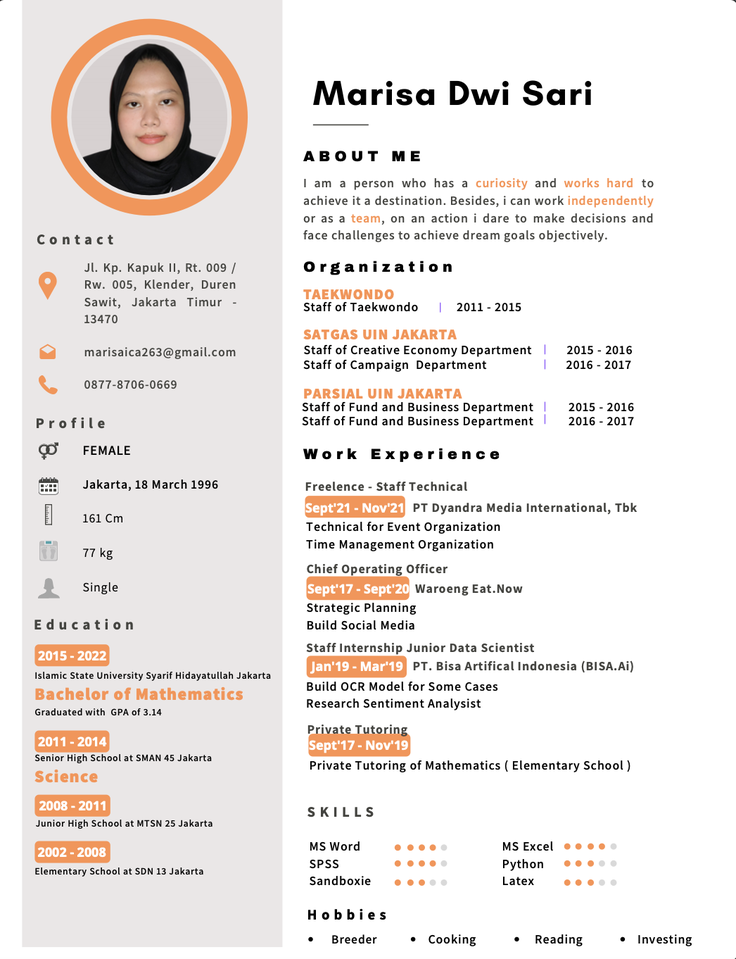
#> input picture upload/imagetest.png, 736 x 959 px, shrunk from 1046 x 1362 before the run
$ python -i service.py   (imports and definitions only)
#> lines starting #> are read from the running program, lines starting #| are printed output that depends on the picture; after the words box and inside, x2 and y2 are one past the last pixel; in counts of white or black regions, pixels touching at a corner belong together
import pytesseract
from PIL import Image
import cv2
import numpy as np
import logging
import os

# [1 line not run here, left out]

def preprocess_image(image_path: str):
    """
    Performs pre-processing on an image file.
    """
#> called with image_path = '../../../upload/imagetest.png'
    img = cv2.imread(image_path)
#> img is the input picture: shape (959, 736, 3); mean B, G, R 229.1, 231.6, 236.4
    if img is None:
        raise ValueError(f"Could not read image from path: {image_path}")

    # Image enhancement (contrast adjustment)
    lab = cv2.cvtColor(img, cv2.COLOR_BGR2LAB)
#> lab: shape (959, 736, 3); mean of channels 0, 1, 2 234.1, 129.5, 129.9
    l, a, b = cv2.split(lab)
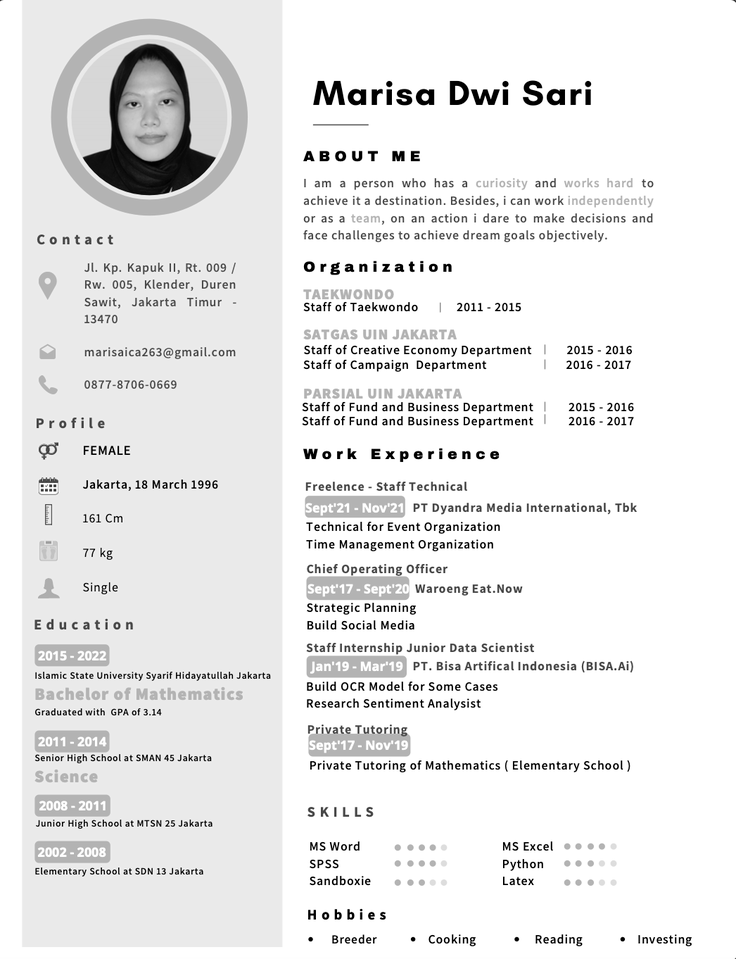
#> l: shape (959, 736); min 0, max 255, mean 234.1
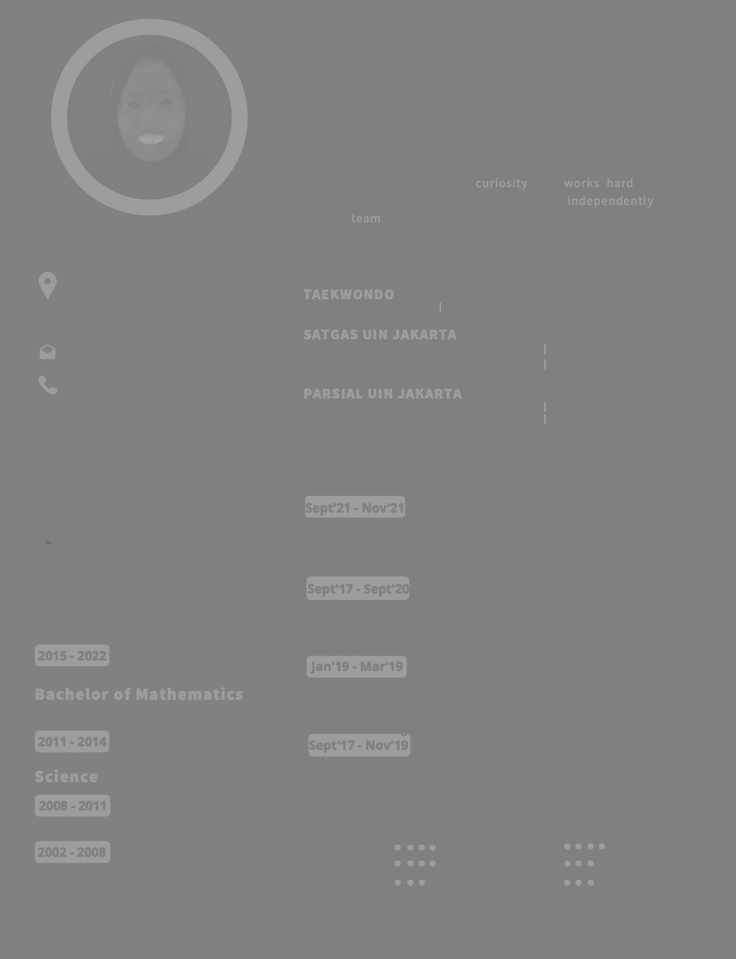
#> a: shape (959, 736); min 106, max 167, mean 129.5
    clahe = cv2.createCLAHE(clipLimit=3.0, tileGridSize=(8, 8))
    cl = clahe.apply(l)
    limg = cv2.merge((cl, a, b))
#> limg: shape (959, 736, 3); mean of channels 0, 1, 2 229.9, 129.5, 129.9
    final = cv2.cvtColor(limg, cv2.COLOR_LAB2BGR)
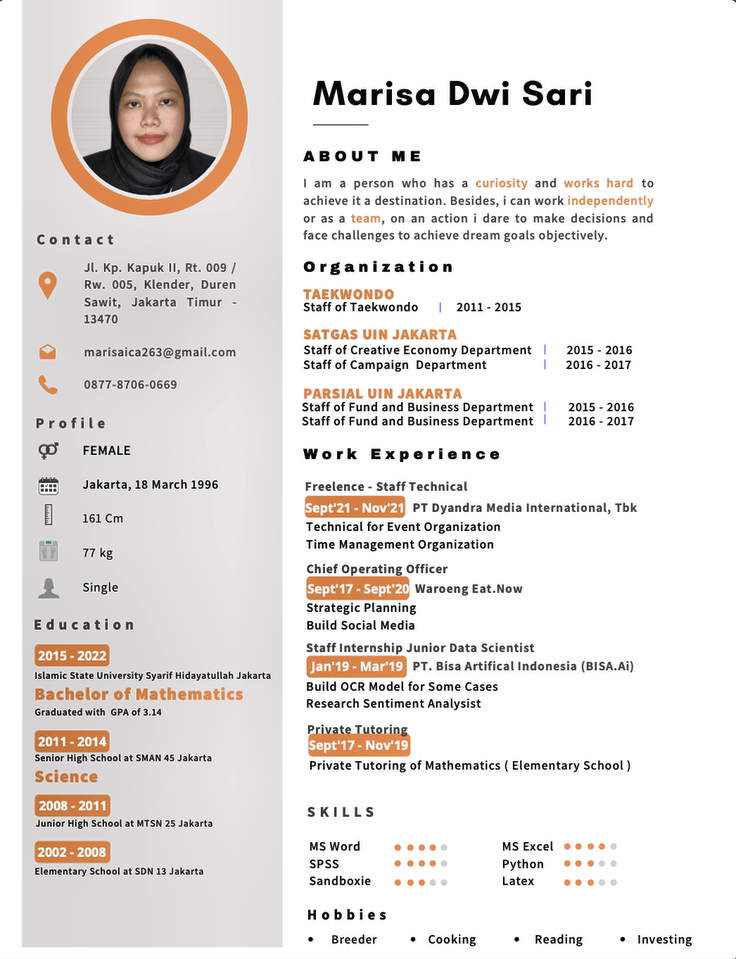
#> final: shape (959, 736, 3); mean B, G, R 224.7, 227, 231.6

    # Noise reduction (Gaussian blur)
    final = cv2.GaussianBlur(final, (5, 5), 0)

    # Deskewing
    gray = cv2.cvtColor(final, cv2.COLOR_BGR2GRAY)
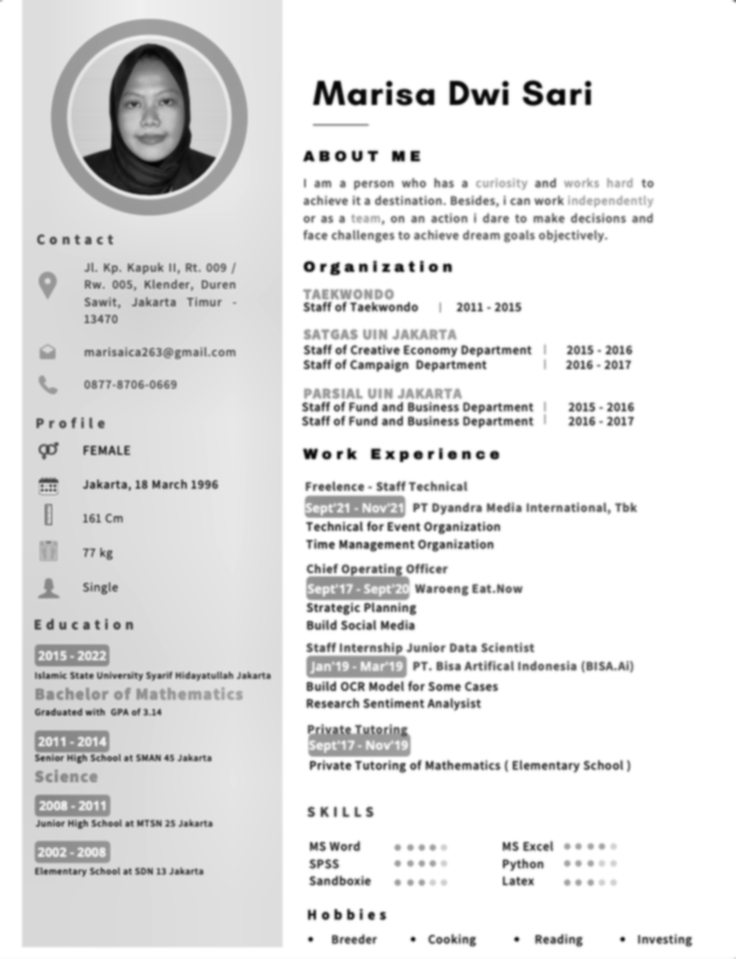
#> gray: shape (959, 736); min 4, max 255, mean 228.2
    thresh = cv2.threshold(gray, 0, 255, cv2.THRESH_BINARY_INV + cv2.THRESH_OTSU)[1]
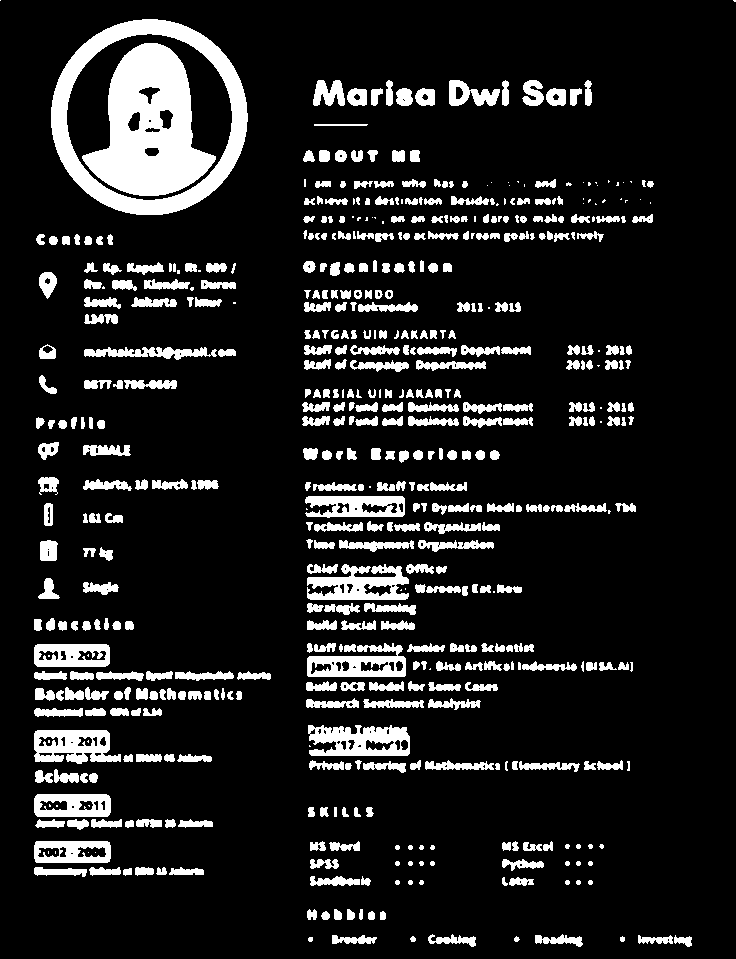
#> thresh: shape (959, 736); 12.6% white; 565 white regions (76 under 20 px), largest, box (x1, y1, x2, y2) and area: (82, 43, 216, 196) 11812, (51, 19, 248, 215) 8976, (308, 725, 410, 756) 2259
    coords = np.column_stack(np.where(thresh > 0))
#> coords = 88886 pairs, first value 0 to 946, second value 0 to 735
    angle = cv2.minAreaRect(coords)[-1]
#> angle = -90
    if angle < -45:
        angle = -(90 + angle)
#> angle = 0
    else:
        angle = -angle
    (h, w) = img.shape[:2]
#> h = 959; w = 736
    center = (w // 2, h // 2)
#> center = (368, 479)
    M = cv2.getRotationMatrix2D(center, angle, 1.0)
#> M = [[1, 0, 0], [0, 1, 0]]
    rotated = cv2.warpAffine(final, M, (w, h), flags=cv2.INTER_CUBIC, borderMode=cv2.BORDER_REPLICATE)

    return rotated

def extract_text_from_image(image_path: str) -> str:
    """
    Extracts text from an image or PDF file using Tesseract OCR.
    """
    try:
        file_extension = os.path.splitext(image_path)[1].lower()

        if file_extension == '.pdf':
            text = pytesseract.image_to_string(image_path, lang='eng+ind')
        else:
            preprocessed_image = preprocess_image(image_path)
            pil_image = Image.fromarray(cv2.cvtColor(preprocessed_image, cv2.COLOR_BGR2RGB))
#> (the run stopped early here; a loop or call above may not have finished)
